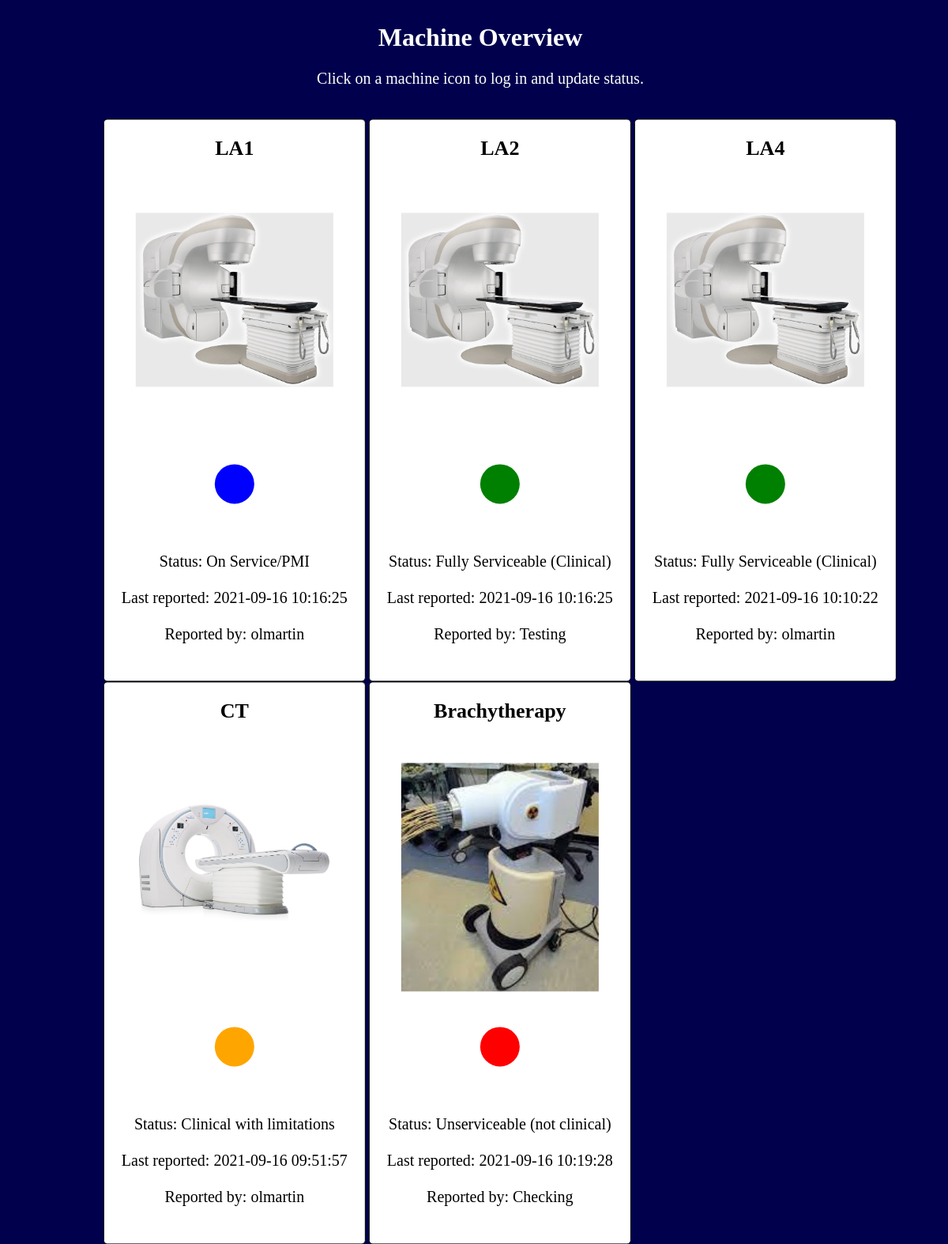
Before: / with the older database file.
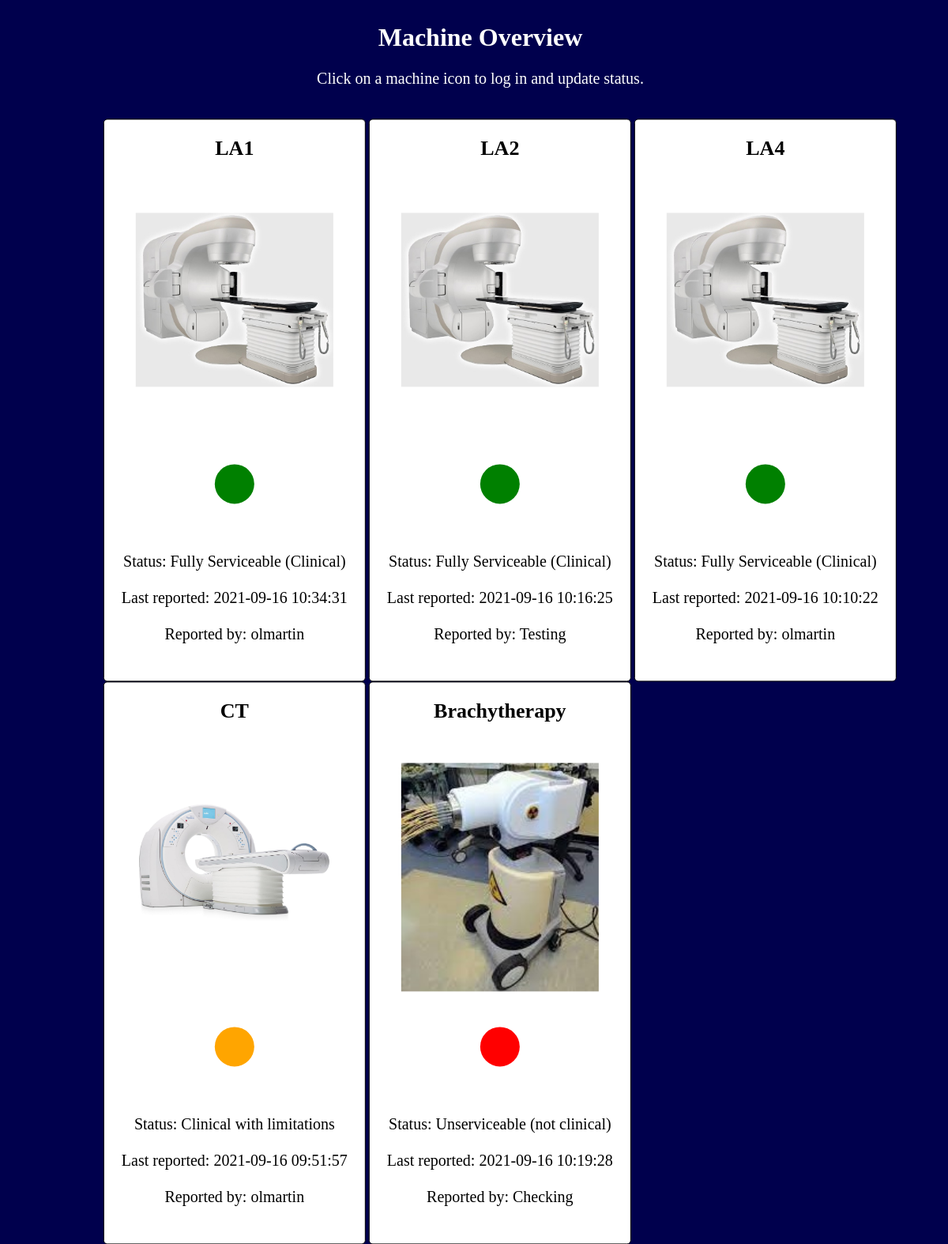
After: the same page with the newer database file.
### myapp/models.py (models this page shows, shortened)
class MachineStatus(models.Model):
    id = models.AutoField(db_column='ID', primary_key=True)
    machineID = models.ForeignKey(MachineInfo, on_delete=models.CASCADE,)
    Status = models.CharField(max_length=50)
    startUserID = models.ForeignKey(User, on_delete=models.CASCADE, default=-1)
    startTime = models.CharField(max_length=50, default='01-01-1900 00:00:00')
    description = models.CharField(max_length=100)
    comments = models.CharField(max_length=255)
    class Meta:
        db_table = 'MachineStatus'

### myapp/views.py (the view)
# urls.py: path('', views.Overview.as_view(), name='overview'),
class Overview(View):
    template = 'Overview.html'
    def get(self, request):
        la1 = MachineStatus.objects.filter(machineID='1').latest('id')
        la2 = MachineStatus.objects.filter(machineID='2').latest('id')
        la4 = MachineStatus.objects.filter(machineID='3').latest('id')
        ct = MachineStatus.objects.filter(machineID='4').latest('id')
        brachy = MachineStatus.objects.filter(machineID='5').latest('id')
        return render(request, self.template,
                      context={
                          'LA1_status': la1.Status,
                          'LA2_status': la2.Status,
                          'LA4_status': la4.Status,
                          'CT_status': ct.Status,
                          'Brachy_status': brachy.Status,
                          'LA1_user': la1.startUserID,
                          'LA2_user': la2.startUserID,
                          'LA4_user': la4.startUserID,
                          'CT_user': ct.startUserID,
                          'Brachy_user': brachy.startUserID,
                          'LA1_time': la1.startTime,
                          'LA2_time': la2.startTime,
                          'LA4_time': la4.startTime,
                          'CT_time': ct.startTime,
                          'Brachy_time': brachy.startTime,
                      },
                      )

### templates/Overview.html (shortened to what this page needs)
<!DOCTYPE html>
{% load static %}
<html lang="en">
<head>
    <link rel="stylesheet" type="text/css" href="{% static 'overviewStyle.css' %}">
</head>
<body>
    <div class="titleContainer">
        <h1>Machine Overview <br></h1>
        <text>
            Click on a machine icon to log in and update status.
        </text>
    </div>
    <a href="{% url 'login' machine='LA1' %}" name = "LA1" onclick="return set_machine_choice('LA1');">
        <div class="machineContainer">
            <h1>LA1</h1>
            <div class="imageContainer">
                <br><br><br>
                <img src="{% static 'Images/Linac.jpg' %}" alt="Linac">
            </div>
            <br>
             {% if LA1_status == "Fully Serviceable (Clinical)" %}
             <div class="circle" style="background-color: green"></div>
             {% elif LA1_status == "Clinical with limitations" %}
             <div class="circle" style="background-color: orange"></div>
             {% elif LA1_status == "On Service/PMI" %}
             <div class="circle" style="background-color: blue"></div>
             {% else %}
             <div class="circle" style="background-color: red"></div>
             {% endif %}
            <br>
            <text>
                <br><br>
                Status: {{LA1_status}}
                <br><br>
                Last reported: {{LA1_time}}
                <br><br>
                Reported by: {{LA1_user}}
            </text>
        </div>
    </a>
     <a href="{% url 'login' machine='LA2' %}" name = "LA2" onclick="return set_machine_choice('LA2');">
        <div class="machineContainer" id="formLA2">
            <h1>LA2</h1>
            <div class="imageContainer" >
                <br><br><br>
                <img src="{% static 'Images/Linac.jpg' %}" alt="Linac">
            </div>
            <br>
             {% if LA2_status == "Fully Serviceable (Clinical)" %}
             <div class="circle" style="background-color: green"></div>
             {% elif LA2_status == "Clinical with limitations" %}
             <div class="circle" style="background-color: orange"></div>
             {% elif LA2_status == "On Service/PMI" %}
             <div class="circle" style="background-color: blue"></div>
             {% else %}
             <div class="circle" style="background-color: red"></div>
             {% endif %}
            <br>
            <text>
                <br><br>
                Status: {{LA2_status}}
                <br><br>
                Last reported: {{LA2_time}}
                <br><br>
                Reported by: {{LA2_user}}
            </text>
        </div>
    </a>
     <a href="{% url 'login' machine='LA4' %}" name = "LA4" onclick="return set_machine_choice('LA4');">
        <div class="machineContainer" id="formLA4">
            <h1>LA4</h1>
            <div class="imageContainer">
                <br><br><br>
                <img src="{% static 'Images/Linac.jpg' %}" alt="Linac">
            </div>
            <br>
             {% if LA4_status == "Fully Serviceable (Clinical)" %}
             <div class="circle" style="background-color: green"></div>
             {% elif LA4_status == "Clinical with limitations" %}
             <div class="circle" style="background-color: orange"></div>
             {% elif LA4_status == "On Service/PMI" %}
             <div class="circle" style="background-color: blue"></div>
             {% else %}
             <div class="circle" style="background-color: red"></div>
             {% endif %}
            <br>
            <text>
                <br><br>
                Status: {{LA4_status}}
                <br><br>
                Last reported: {{LA4_time}}
                <br><br>
                Reported by: {{LA4_user}}
            </text>
        </div>
    </a>
     <a href="{% url 'login' machine='CT' %}" name = "CT" onclick="return set_machine_choice('CT');">
         <div class="machineContainer" id="formCT">
             <h1>CT</h1>
             <div class="imageContainer">
                 <br><br><br><br><br>
                 <img src="{% static 'Images/CT.jpg' %}" alt="CT">
             </div>
             <br>
             {% if CT_status == "Fully Serviceable (Clinical)"%}
             <div class="circle" style="background-color: green"></div>
             {% elif CT_status == "Clinical with limitations" %}
             <div class="circle" style="background-color: orange"></div>
             {% elif CT_status == "On Service/PMI" %}
             <div class="circle" style="background-color: blue"></div>
             {% else %}
             <div class="circle" style="background-color: red"></div>
             {% endif %}
             <br>
             <text>
                 <br><br>
                Status: {{CT_status}}
                <br><br>
                Last reported: {{CT_time}}
                <br><br>
                Reported by: {{CT_user}}
            </text>
        </div>
    </a>
     <a href="{% url 'login' machine='Brachytherapy' %}" name = "Brachy" onclick="return set_machine_choice('Brachytherapy');">
        <div class="machineContainer" id="formBrachy">
            <h1>Brachytherapy</h1>
            <div class="imageContainer">
                <br><br>
                <img src="{% static 'Images/Brachy.jpg' %}" alt="Brachy">
            </div>
            <br>
             {% if Brachy_status == "Fully Serviceable (Clinical)" %}
             <div class="circle" style="background-color: green"></div>
             {% elif Brachy_status == "Clinical with limitations" %}
             <div class="circle" style="background-color: orange"></div>
             {% elif Brachy_status == "On Service/PMI" %}
             <div class="circle" style="background-color: blue"></div>
             {% else %}
             <div class="circle" style="background-color: red"></div>
             {% endif %}
            <br>
            <text>
                <br><br>
                Status: {{Brachy_status}}
                <br><br>
                Last reported: {{Brachy_time}}
                <br><br>
                Reported by: {{Brachy_user}}
            </text>
        </div>
    </a>
</body>
</html>

### static/overviewStyle.css (style rules this page uses)
body { width: 1000px margin: auto; background-color: #00004d; color: white; }
.titleContainer { width: 100%; height: 10% margin-left: auto; margin-right: auto; Position: absolute; background: #00004d; text-align: center; color: white; }
.machineContainer { width: 300px; height: 700px; transform: translate(37%, 20%); align: center; padding: 5px 15px; border: 1px solid rgb(0,0,0); cursor: pointer; -webkit-border-radius: 5px; border-radius:5px; font-size: 13px; background: white; display:inline-block; text-align: center; color: black; }
.circle { width: 50px; height: 50px; margin-left: auto; margin-right: auto; background: green; border-radius: 50%; }
.imageContainer { width: 250px; height: 350px; margin-left: auto; margin-right: auto; }
text { font-size: 20px; }
img { width: 100%; height: auto; margin-top: auto; margin-bottom: auto; }

Changed rows visible on the page:
no longer on this page (row unchanged): MachineStatus: Status "On Service/PMI", startTime "2021-09-16 10:16:25"
added MachineStatus: Status "Fully Serviceable (Clinical)", startTime "2021-09-16 10:34:31"
